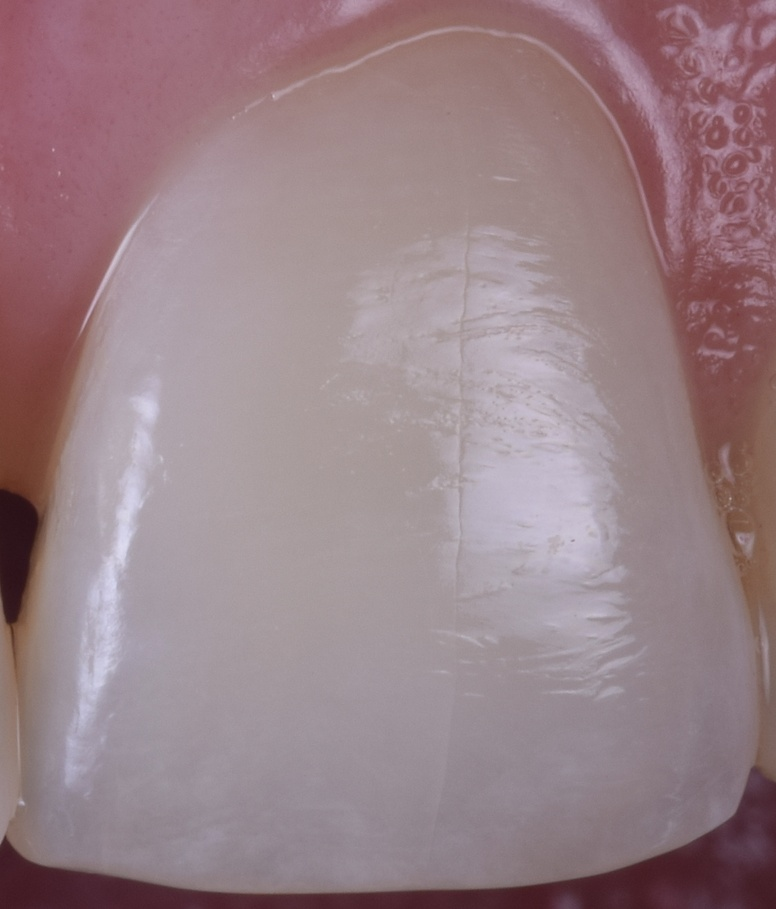
#> input picture Imagenes/Diente_d_1.JPG, 776 x 909 px, shrunk from 1208 x 1416 before the run
$ python greyBalance.py Imagenes/Diente_d_1.JPG Imagenes/Diente_d_2.JPG out.png
#> lines starting #> are read from the running program, lines starting #| are printed output that depends on the picture; long printed decimals are rounded
import cv2
import numpy as np
import sys

def normalize(img,real,value=74):
    h,w,d = img.shape
    norm = real - value
    for i in xrange(h):
        for j in xrange(w):
            img[i,j,0] = int(img[i,j,0]+norm)
    return img

c = len(sys.argv)
im_in = 'diente.jpg'
im_temp = 'grey.jpg'
SAMPLE_WINDOW = 64
if c >= 2:
    im_in = sys.argv[1]
if c >=3:
    im_temp = sys.argv[2]

source = cv2.imread(im_in)
#> source is the input picture: shape (909, 776, 3); mean B, G, R 135.2, 129.4, 152.4
grey_card = cv2.imread(im_temp)
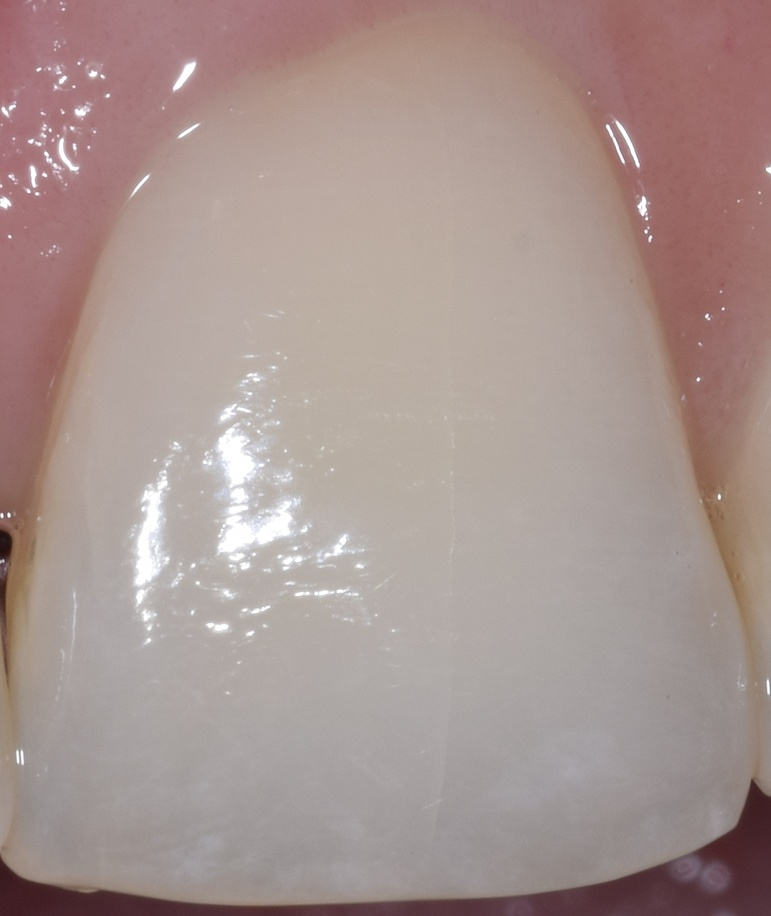
#> input picture Imagenes/Diente_d_2.JPG, 771 x 916 px, shrunk from 1192 x 1416 before the run
#> grey_card is the input picture: shape (916, 771, 3); mean B, G, R 144.4, 148.4, 167.4
h,w,d = grey_card.shape
#> h = 916; w = 771; d = 3
h_sample = int(h/2 - SAMPLE_WINDOW)
#> h_sample = 394
w_sample = int(w/2 - SAMPLE_WINDOW)
#> w_sample = 321
sample_grey = grey_card[h_sample:(h_sample+2*SAMPLE_WINDOW),w_sample:(w_sample+2*SAMPLE_WINDOW)]
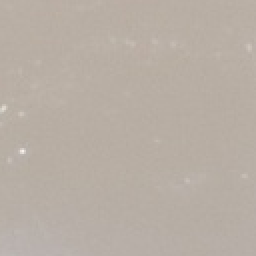
#> sample_grey: shape (128, 128, 3) (shown 2 times larger); mean B, G, R 165, 174.4, 184
cv2.imwrite('sample.jpg',sample_grey)
source = cv2.cvtColor(source, cv2.COLOR_BGR2LAB)
#> source: shape (909, 776, 3); mean of channels 0, 1, 2 143.5, 138.2, 128.4
sample_grey = cv2.cvtColor(sample_grey, cv2.COLOR_BGR2LAB)
#> sample_grey: shape (128, 128, 3); mean of channels 0, 1, 2 183.3, 130, 133.9
L_value = np.mean(sample_grey[:,:,0:1])
#> L_value = 183.3
print (L_value)
#| 183.312
source = normalize(source,L_value,188)
#> in normalize, `norm = real - value`: norm = -4.69
#> after the loop in normalize, `for i in xrange(h):`: img: shape (909, 776, 3); mean of channels 0, 1, 2 138.5, 138.2, 128.4


matched = cv2.cvtColor(source, cv2.COLOR_LAB2BGR)

im_out = 'LAB_out_'+im_in
if c >= 4:
    im_out = sys.argv[3]
cv2.imwrite(im_out,matched)
